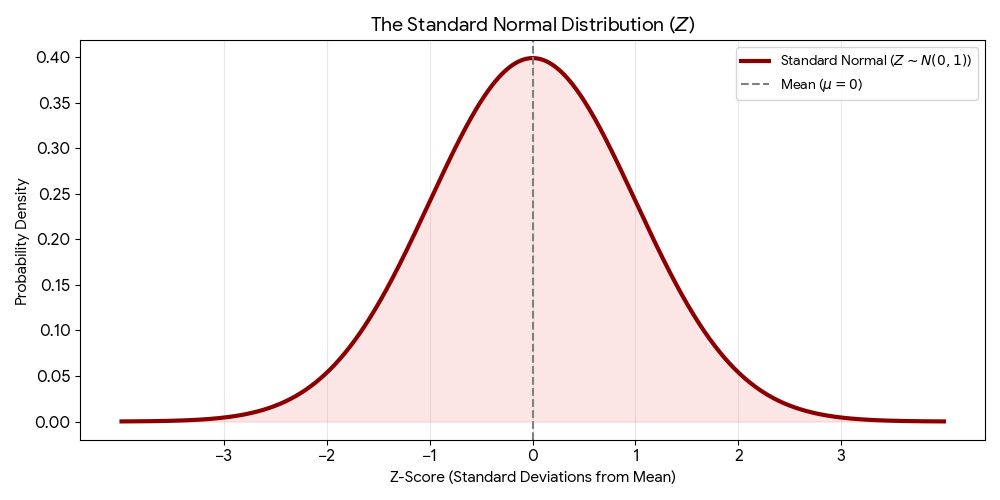
#> input picture MY_MATH/Statistics/img/standard_deviation.png, 1000 x 500 px, found by its file name
$ jupyter execute --allow-errors Normal_Distribution.ipynb
#> lines starting #> are read from the running program, lines starting #| are printed output that depends on the picture
# 🔔 The Normal Distribution (Gaussian Distribution)

The **Normal Distribution** is the most important probability distribution in statistics. It is often called the "Bell Curve" because of its characteristic shape. It describes how the values of a variable are distributed when most observations cluster around a central peak.

---

### 1. Key Characteristics
A perfect Normal Distribution has several unique properties:

* **Symmetry:** The left and right halves are mirror images of each other.
* **Central Tendency:** The **Mean**, **Median**, and **Mode** are all exactly the same and located at the center of the curve.
* **Asymptotic:** The tails of the curve approach the x-axis but never actually touch it (representing that extreme outliers are rare but possible).

---

### 2. The Two Parameters: $\mu$ and $\sigma$
The shape of a Normal Distribution is entirely determined by two numbers:

1.  **Mean ($\mu$):** Determines the **location** of the peak (the center).
2.  **Standard Deviation ($\sigma$):** Determines the **spread** (the width).
    * A **small $\sigma$** creates a tall, skinny curve.
    * A **large $\sigma$** creates a short, fat curve.

[Image comparing Normal Distributions with different means and standard deviations]

---

### 3. The Empirical Rule (68-95-99.7 Rule)
In a Normal Distribution, data falls into a very predictable pattern regarding the standard deviation:

* **68%** of the data falls within **1** standard deviation ($\mu \pm 1\sigma$).
* **95%** of the data falls within **2** standard deviations ($\mu \pm 2\sigma$).
* **99.7%** of the data falls within **3** standard deviations ($\mu \pm 3\sigma$).

[Image of the 68-95-99.7 rule in a Normal Distribution]

---

### 4. The Probability Density Function (PDF)
The height of the curve at any point $x$ is calculated using this formula:

$$f(x) = \frac{1}{\sigma\sqrt{2\pi}} e^{-\frac{1}{2}\left(\frac{x-\mu}{\sigma}\right)^2}$$

* **$\pi$** $\approx 3.14159$
* **$e$** $\approx 2.71828$

---

### 5. Standard Normal Distribution ($Z$-Distribution)
A **Standard Normal Distribution** is a special case where:
* The Mean ($\mu$) = **0**
* The Standard Deviation ($\sigma$) = **1**

We use **$Z$-scores** to "standardize" any normal value into this format, which allows us to compare different datasets:
$$Z = \frac{x - \mu}{\sigma}$$

---

### 📊 Summary Table

| Feature | Description |
| :--- | :--- |
| **Shape** | Bell-shaped and Symmetric. |
| **Parameters** | Mean ($\mu$) and Standard Deviation ($\sigma$). |
| **Total Area** | Exactly **1** (100% probability). |
| **Common Examples** | IQ scores, heights, blood pressure, errors in measurement. |

link - [https://en.wikipedia.org/wiki/Normal_distribution]

# Why is it so important?
- Commonality in Nature Many natural phenomena follow a normal distribution,such as the heights of people,the weights of objects,the IQ scores of a population and many more.thus,the normal distribtion provides a convenient way to model and analyse such data.

[cell 1]
import cv2
import matplotlib.pyplot as plt

[cell 2]
img = cv2.imread('/home/spidy/SPIDY___/Math/MATH/MY_MATH/Statistics/img/Standard_deviation_diagram_micro.svg.png')
#> (the rest of this cell did not finish here and is left out)

# Change in the distribution
- MEAN = moves in the X axies
- Standard deviation = moves in y axies (if sd is low then the distribtution in pick but if it is high the the distribution spread)

desmo - [https://www.desmos.com/calculator/gsvxgsxv5e]

# 📏 The Standard Normal Variate ($Z$)

A **Standard Normal Variate** (often called a **Z-score**) is a specific type of normal random variable that has been "standardized." It represents the number of standard deviations a data point is away from the mean.

---

### 1. Definition
A random variable $X$ is converted into a **Standard Normal Variate ($Z$)** when it is rescaled to have:
* **Mean ($\mu$) = 0**
* **Standard Deviation ($\sigma$) = 1**

Mathematically, we denote this as:
$$Z \sim N(0, 1)$$

---

### 2. The Standardization Formula (Z-Score)
To transform any value $x$ from a Normal Distribution $N(\mu, \sigma)$ into a Standard Normal Variate $Z$, use the following formula:

$$Z = \frac{x - \mu}{\sigma}$$

* **$x$**: The raw data point.
* **$\mu$**: The mean of the original population.
* **$\sigma$**: The standard deviation of the original population.

---

### 3. Why is $Z$ Important?
Standardizing variables allows us to:
1.  **Compare Apples to Oranges:** You can compare scores from different scales (e.g., comparing an SAT score to an ACT score) by seeing how many standard deviations they are from their respective means.
2.  **Calculate Probabilities Easily:** Instead of calculating complex integrals for every different mean and sigma, we can use a single **Standard Normal Table (Z-Table)**.
3.  **Identify Outliers:** Typically, any $Z$ score greater than $+3$ or less than $-3$ is considered an extreme outlier.

---

### 4. The PDF of the Standard Normal Variate
Because $\mu=0$ and $\sigma=1$, the general Normal PDF simplifies significantly for $Z$:

$$f(z) = \frac{1}{\sqrt{2\pi}} e^{-\frac{z^2}{2}}$$

---

### 📊 Properties of $Z$

| Property | Value |
| :--- | :--- |
| **Mean** | $0$ |
| **Variance** | $1$ |
| **Standard Deviation** | $1$ |
| **Symmetry** | Symmetric around $Z = 0$ |
| **Total Area** | $1.0$ (100% Probability) |

---

### 5. Interpreting $Z$-Scores
* **$Z = 0$**: The value is exactly at the mean.
* **$Z = 1.5$**: The value is 1.5 standard deviations **above** the mean.
* **$Z = -2.0$**: The value is 2.0 standard deviations **below** the mean.

---

Standard Normal Variate - [https://www.desmos.com/calculator/ixl5drs0g6]

Z_Table = [https://www.craftonhills.edu/current-students/tutoring-center/mathematics-tutoring/distribution_tables_normal_studentt_chisquared.pdf]

[cell 3]
img = cv2.imread('/home/spidy/SPIDY___/Math/MATH/MY_MATH/Statistics/img/standard_deviation.png')
#> img is the input picture: shape (500, 1000, 3); mean B, G, R 243.4, 243.4, 249.1
plt.imshow(img)

# 📏 The Empirical Rule (68-95-99.7 Rule)

The **Empirical Rule**, also known as the **Three-Sigma Rule**, is a statistical guideline used for data that follows a **Normal Distribution**. It describes the percentage of data that falls within specific distances (standard deviations) from the mean.

---

### 1. The Core Rule
In a perfect Normal Distribution, the data is distributed according to these three thresholds:

* **68%** of the data falls within **one** standard deviation ($\mu \pm 1\sigma$).
* **95%** of the data falls within **two** standard deviations ($\mu \pm 2\sigma$).
* **99.7%** of the data falls within **three** standard deviations ($\mu \pm 3\sigma$).

[Image of the Empirical Rule 68-95-99.7 on a normal distribution curve]

---

### 2. Detailed Breakdown
Beyond the three main percentages, we can break the curve down into smaller segments based on symmetry:

* **Between 0 and 1$\sigma$:** ~34.1% of the data.
* **Between 1$\sigma$ and 2$\sigma$:** ~13.6% of the data.
* **Between 2$\sigma$ and 3$\sigma$:** ~2.1% of the data.
* **Beyond 3$\sigma$:** Only ~0.15% of the data (extreme outliers).

---

### 3. When to Use the Empirical Rule
This rule **only** applies when:
1. The data is **symmetrical**.
2. The data is **unimodal** (has one peak).
3. The data follows a **Bell-Shaped (Normal) Distribution**.

> **Note:** If your data is skewed (leaned to one side), you cannot use the Empirical Rule. Instead, you would use **Chebyshev's Theorem**, which applies to all distribution shapes.

---

### 4. Why is it Useful?
* **Outlier Detection:** If a data point has a Z-score greater than 3, the Empirical Rule tells us there is less than a 0.3% chance of it occurring naturally.
* **Quick Probability Estimation:** It allows you to estimate the probability of a value occurring without needing a calculator or a Z-table.
* **Data Validation:** If your data doesn't roughly follow these percentages, it’s a sign that your data is not Normally Distributed.

---

### 📊 Empirical Rule Summary Table

| Distance from Mean | Range Coverage | Probability of falling OUTSIDE |
| :--- | :--- | :--- |
| **$ \mu \pm 1\sigma $** | **68.27%** | ~32% (1 in 3) |
| **$ \mu \pm 2\sigma $** | **95.45%** | ~5% (1 in 20) |
| **$ \mu \pm 3\sigma $** | **99.73%** | ~0.3% (1 in 370) |

---

### 💡 Example: Human Height
If the average height of a population is **170 cm** ($\mu$) with a standard deviation of **10 cm** ($\sigma$):
* **68%** of people are between 160 cm and 180 cm.
* **95%** of people are between 150 cm and 190 cm.
* **99.7%** of people are between 140 cm and 200 cm.

[cell 4]
img1 = cv2.imread('/home/spidy/SPIDY___/Math/MATH/MY_MATH/Statistics/img/Empirical_rule.png')
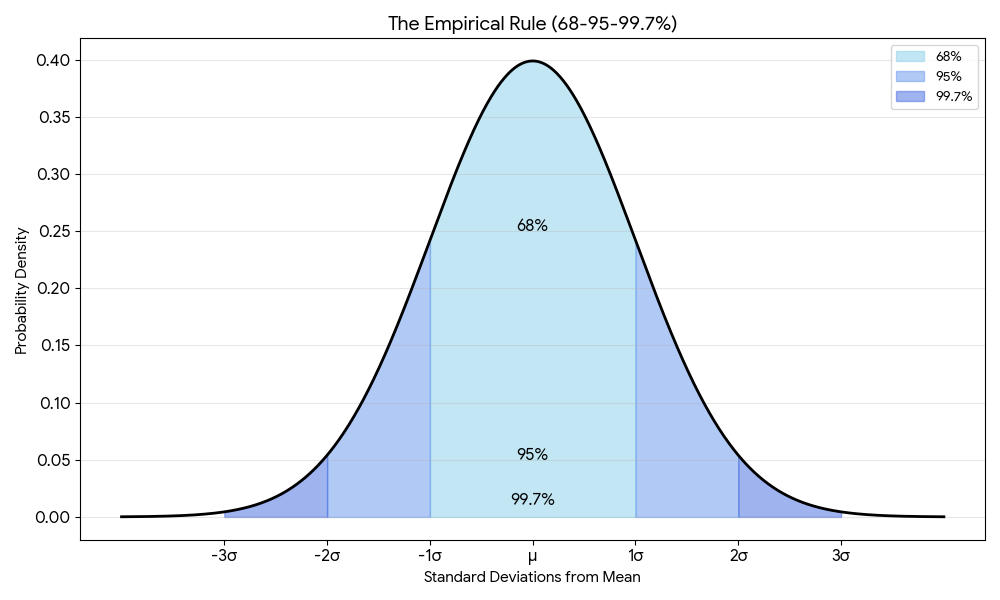
#> input picture MY_MATH/Statistics/img/Empirical_rule.png, 1000 x 600 px, found by its file name
#> img1 is the input picture: shape (600, 1000, 3); mean B, G, R 247.7, 242.9, 236.7
img2 = cv2.imread('/home/spidy/SPIDY___/Math/MATH/MY_MATH/Statistics/img/emperical_rule.webp')
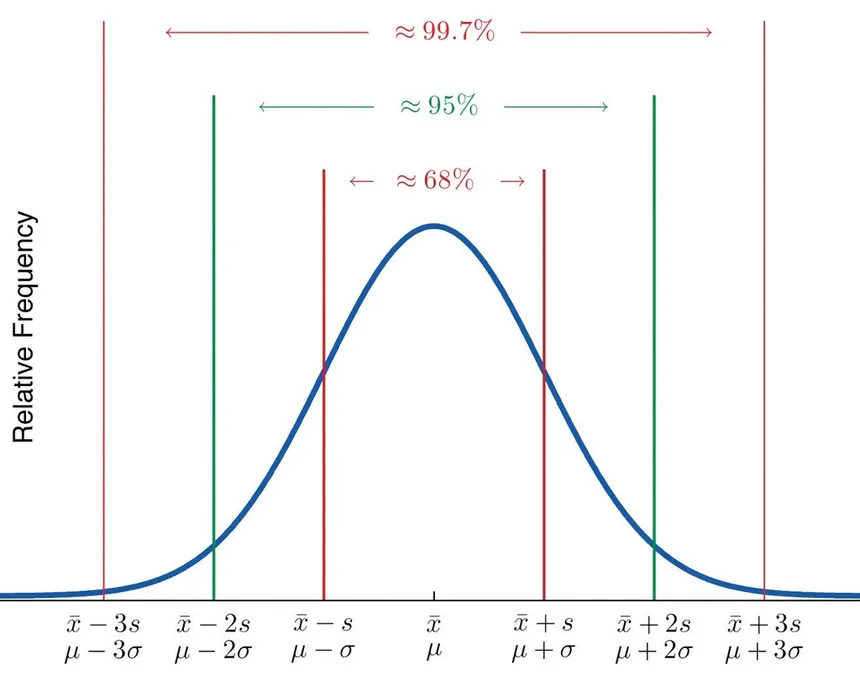
#> input picture MY_MATH/Statistics/img/emperical_rule.webp, 860 x 679 px, found by its file name
#> img2 is the input picture: shape (679, 860, 3); mean B, G, R 248.2, 247.8, 247.3
plt.imshow(img1)
plt.imshow(img2)
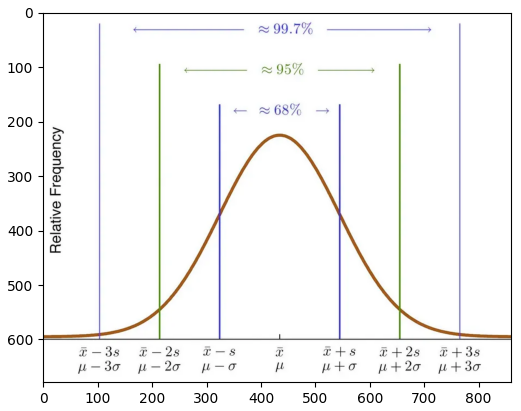
#> figure drawn by matplotlib, 1 panel; B, G, R data is drawn as R, G, B

# 📏 The Empirical Rule (68-95-99.7 Rule)

The **Empirical Rule** describes the percentage of data that falls within specific distances from the mean in a **Normal Distribution**.

### 1. The Core Rule
* **68%** of data falls within **$ \pm 1\sigma $** (one standard deviation).
* **95%** of data falls within **$ \pm 2\sigma $** (two standard deviations).
* **99.7%** of data falls within **$ \pm 3\sigma $** (three standard deviations).

---

### 2. Visualization Code
You can run the following Python code in a Jupyter cell to generate the visualization of this rule.

[cell 5]
import numpy as np
import matplotlib.pyplot as plt
from scipy.stats import norm

# 1. Setup Data
mu, sigma = 0, 1
x = np.linspace(mu - 4*sigma, mu + 4*sigma, 1000)
y = norm.pdf(x, mu, sigma)

# 2. Plotting
plt.figure(figsize=(10, 6))
plt.plot(x, y, color='black', lw=2)

# Shade 1 Sigma (68%)
x1 = np.linspace(mu - sigma, mu + sigma, 100)
plt.fill_between(x1, norm.pdf(x1, mu, sigma), color='skyblue', alpha=0.6, label='68% (1σ)')

# Shade 2 Sigma (95%)
x2_l, x2_r = np.linspace(mu-2*sigma, mu-sigma, 100), np.linspace(mu+sigma, mu+2*sigma, 100)
plt.fill_between(x2_l, norm.pdf(x2_l, mu, sigma), color='cornflowerblue', alpha=0.5, label='95% (2σ)')
plt.fill_between(x2_r, norm.pdf(x2_r, mu, sigma), color='cornflowerblue', alpha=0.5)

# Shade 3 Sigma (99.7%)
x3_l, x3_r = np.linspace(mu-3*sigma, mu-2*sigma, 100), np.linspace(mu+2*sigma, mu+3*sigma, 100)
plt.fill_between(x3_l, norm.pdf(x3_l, mu, sigma), color='royalblue', alpha=0.4, label='99.7% (3σ)')
plt.fill_between(x3_r, norm.pdf(x3_r, mu, sigma), color='royalblue', alpha=0.4)

# 3. Formatting Labels
plt.xticks([-3, -2, -1, 0, 1, 2, 3], ['-3σ', '-2σ', '-1σ', 'μ', '1σ', '2σ', '3σ'])
plt.title('The Empirical Rule Visualization', fontsize=14)
plt.xlabel('Standard Deviations')
plt.ylabel('Density')
plt.legend()
plt.show()
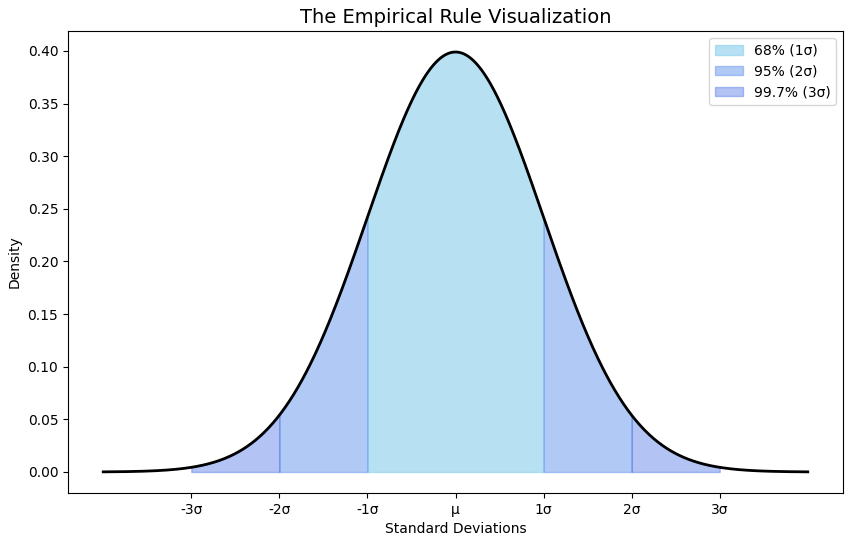
#> figure drawn by matplotlib, 1 panel; curve peaks at x = -0.004, y = 0.399
